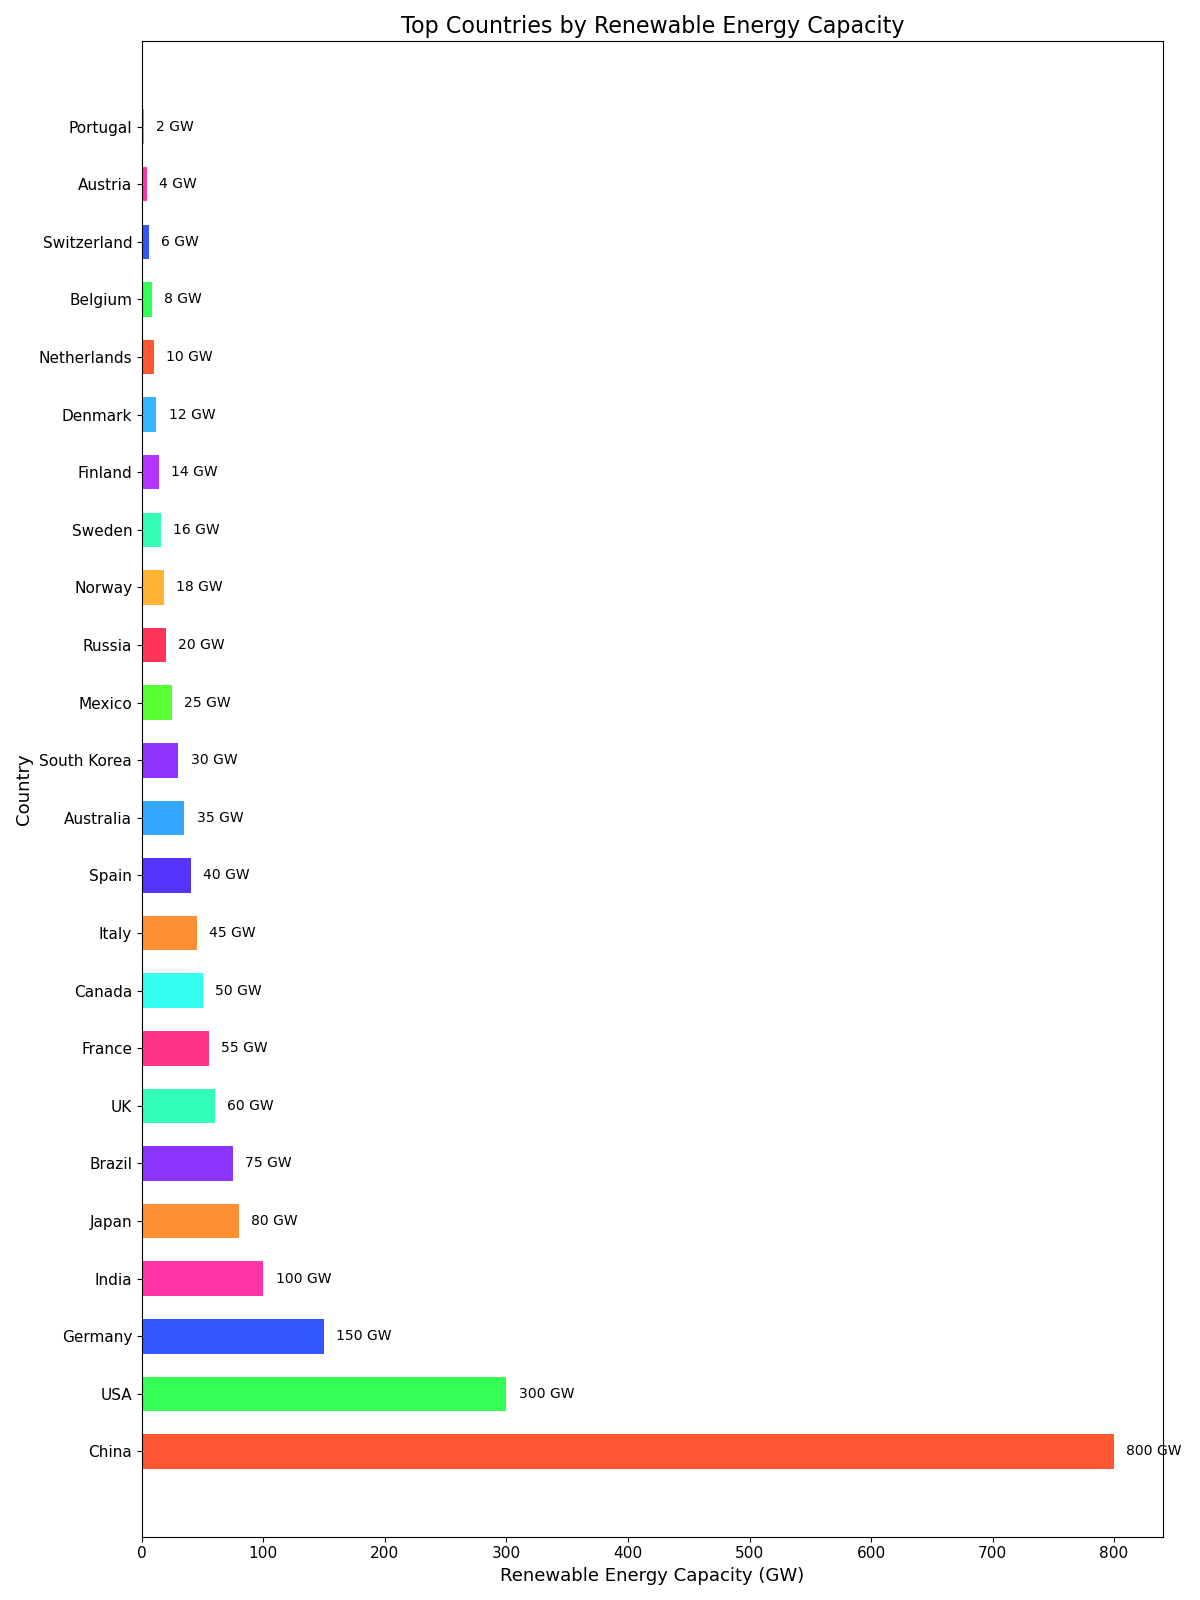

Python code for this plot:

import matplotlib.pyplot as plt

# Data
countries = [
    "China", "USA", "Germany", "India", "Japan", 
    "Brazil", "UK", "France", "Canada", "Italy", 
    "Spain", "Australia", "South Korea", "Mexico", "Russia",
    "Norway", "Sweden", "Finland", "Denmark", "Netherlands",
    "Belgium", "Switzerland", "Austria", "Portugal"
]
renewable_capacity = [800, 300, 150, 100, 80, 75, 60, 55, 50, 45, 40, 35, 30, 25, 20, 18, 16, 14, 12, 10, 8, 6, 4, 2]

# Colors for each country
colors = [
    '#FF5733', '#33FF57', '#3357FF', '#FF33A6', '#FF8F33',
    '#8D33FF', '#33FFBD', '#FF3387', '#33FFF3', '#FF8F33',
    '#5733FF', '#33A6FF', '#8F33FF', '#57FF33', '#FF3357',
    '#FFB533', '#33FFB5', '#B533FF', '#33B5FF', '#FF5733',
    '#33FF57', '#3357FF', '#FF33A6', '#FF8F33'
]

# Plot
fig, ax = plt.subplots(figsize=(12, 16))
bars = ax.barh(countries, renewable_capacity, color=colors, height=0.6)

# Set the title and labels
ax.set_title('Top Countries by Renewable Energy Capacity', fontsize=16)
ax.set_xlabel('Renewable Energy Capacity (GW)', fontsize=13)
ax.set_ylabel('Country', fontsize=13)

# Customize the tick labels
plt.xticks(fontsize=11)
plt.yticks(fontsize=11)

# Add the data values on the bars
for bar in bars:
    width = bar.get_width()
    label_x_pos = width + 10
    ax.text(label_x_pos, bar.get_y() + bar.get_height()/2, f'{width} GW', va='center')

# Show the plot
plt.tight_layout()
plt.show()
